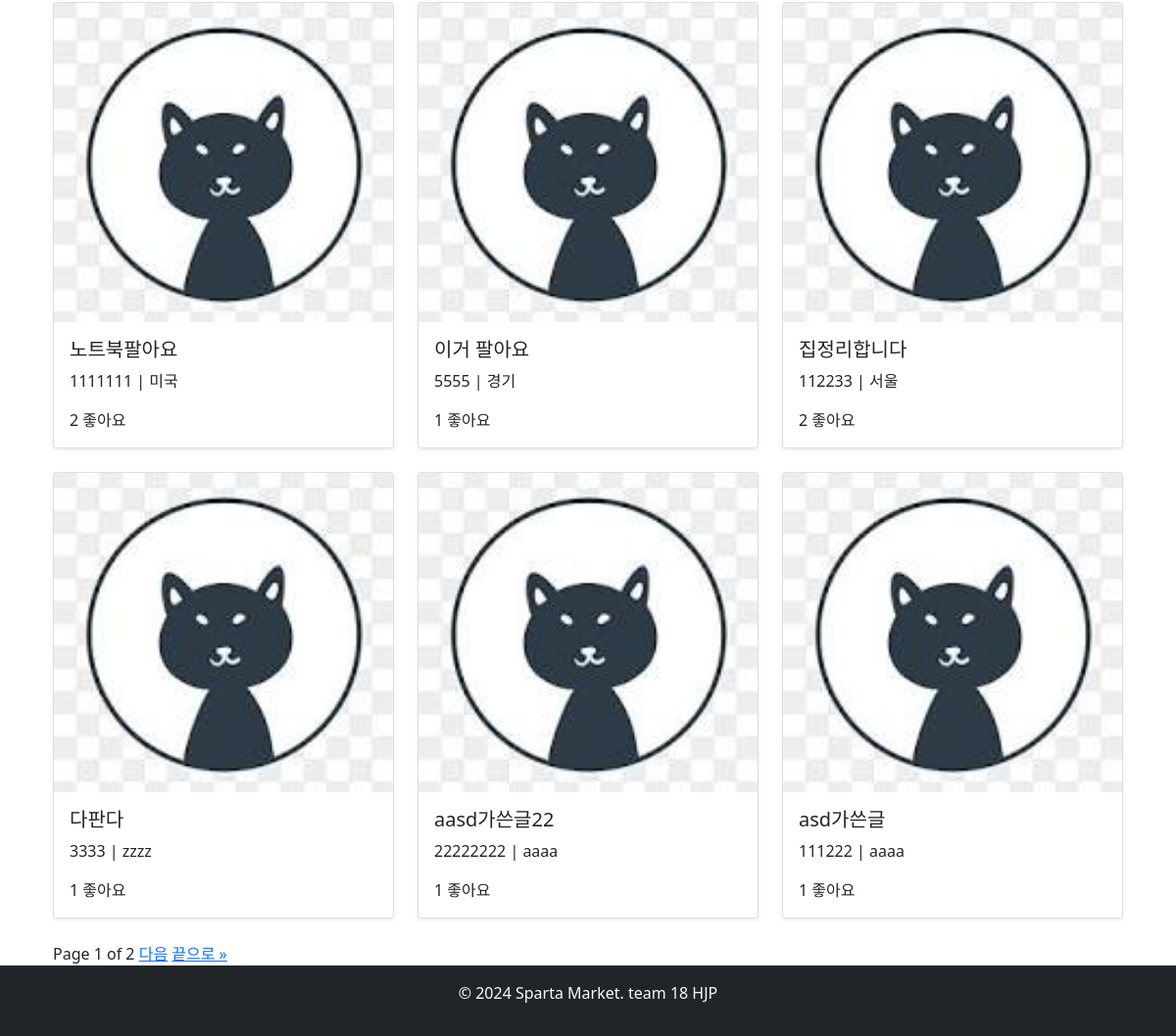
Before: / (lower part) with the older database file.
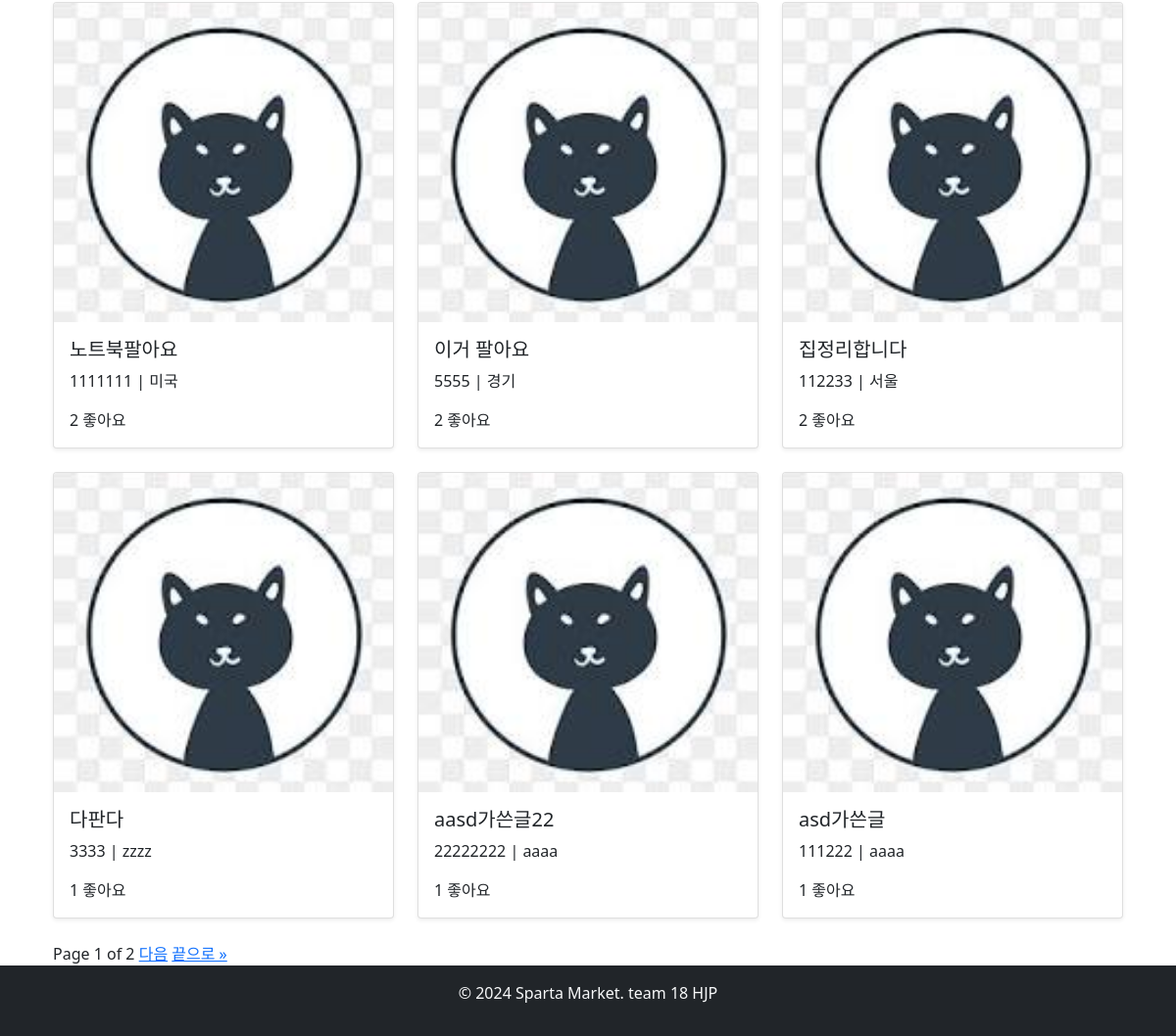
After: the same page with the newer database file.
### products/models.py (models this page shows, shortened)
class Post(models.Model):
    user = models.ForeignKey(User, on_delete=models.CASCADE, related_name='posts')
    title = models.CharField(max_length=100)
    image = models.ImageField(upload_to='media/', blank=True, null=True)
    image_url = models.URLField(default='', blank=True)
    price = models.DecimalField(max_digits=10, decimal_places=0)
    address = models.CharField(max_length=255)
    likes_count = models.PositiveIntegerField(default=0)
    created_at = models.DateTimeField(auto_now_add=True)
    content = models.TextField(blank=True, null=True)

### spartamarket/views.py (the view)
# urls.py: path('', index_view, name='index'),
def index_view(request):
    posts_list = Post.objects.annotate(like_count=Count('like_entries')).order_by('-created_at')
    paginator = Paginator(posts_list, 9)
    page_number = request.GET.get('page')
    posts = paginator.get_page(page_number)
    return render(request, 'index.html', {'posts': posts})

### templates/index.html (shortened to what this page needs)
{% extends 'base.html' %}
{% load static %}
{% block content %}
    <div class="container mt-4">
        <div class="row">
            {% for post in posts %}
            <div class="col-md-4">
                <div class="card mb-4 shadow-sm">
                    <a href="{% url 'products:post_detail' post.pk %}">
                        {% if post.image %}
                        <img src="{{ post.image.url }}" class="card-img-top" alt="{{ post.title }}">
                        {% else %}
                        <img src="{% static 'base.jpeg' %}" class="card-img-top" alt="Default Image">
                        {% endif %}
                    </a>
                    <div class="card-body">
                        <h5 class="card-title">{{ post.title }}</h5>
                        <p class="card-text">{{ post.price }} | {{ post.address }}</p>
                        <p class="card-text">{{ post.like_count }} 좋아요</p>
                    </div>
                </div>
            </div>
            {% endfor %}
        </div>
        <div class="pagination">
            <span class="step-links">
                <span class="current">
                    Page {{ posts.number }} of {{ posts.paginator.num_pages }}
                </span>
                {% if posts.has_next %}
                    <a href="?page={{ posts.next_page_number }}">다음</a>
                    <a href="?page={{ posts.paginator.num_pages }}">끝으로 &raquo;</a>
                {% endif %}
            </span>
        </div>
    </div>
{% endblock %}

### templates/base.html (shortened to what this page needs)
{% load static %}
<!DOCTYPE html>
<html lang="en">
  <head>
    <link
      href="https://cdn.jsdelivr.net/npm/bootstrap@5.1.3/dist/css/bootstrap.min.css"
      rel="stylesheet"
    />
    <link href="{% static 'css/styles.css' %}" rel="stylesheet" />
  </head>
  <body>
    <main class="container mt-4">
      {% block content %}{% endblock %}
    </main>
    <footer class="bg-dark text-light text-center py-3 mt-auto">
      <p>© 2024 Sparta Market. team 18 HJP</p>
    </footer>
  </body>
</html>

### static/css/styles.css (style rules this page uses)
body { display: flex; flex-direction: column; min-height: 100vh; }
footer { margin-top: auto; }

Changed rows visible on the page:
changed Post "이거 팔아요": like_count "1" → "2"
